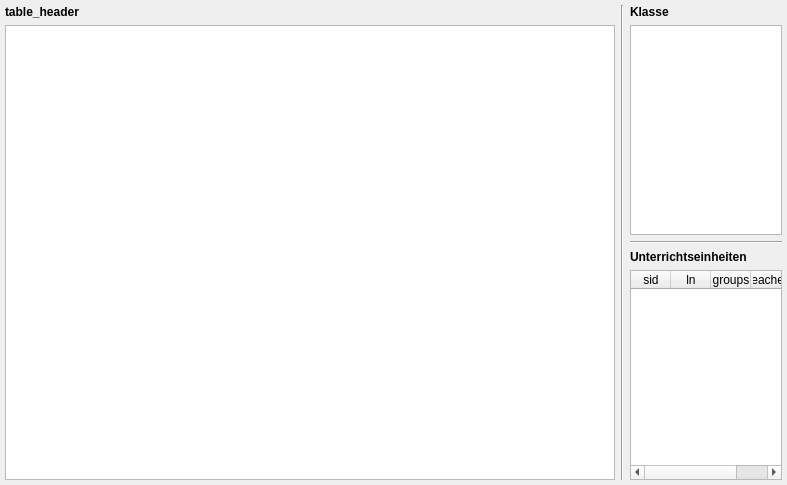
<?xml version="1.0" encoding="UTF-8"?>
<ui version="4.0">
 <class>CourseEditor</class>
 <widget class="QWidget" name="CourseEditor">
  <property name="geometry">
   <rect>
    <x>0</x>
    <y>0</y>
    <width>787</width>
    <height>485</height>
   </rect>
  </property>
  <property name="sizePolicy">
   <sizepolicy hsizetype="Preferred" vsizetype="MinimumExpanding">
    <horstretch>0</horstretch>
    <verstretch>0</verstretch>
   </sizepolicy>
  </property>
  <property name="minimumSize">
   <size>
    <width>0</width>
    <height>0</height>
   </size>
  </property>
  <property name="mouseTracking">
   <bool>false</bool>
  </property>
  <property name="windowTitle">
   <string>Stundenplanung</string>
  </property>
  <layout class="QHBoxLayout" name="horizontalLayout" stretch="4,0,1">
   <property name="leftMargin">
    <number>5</number>
   </property>
   <property name="topMargin">
    <number>5</number>
   </property>
   <property name="rightMargin">
    <number>5</number>
   </property>
   <property name="bottomMargin">
    <number>5</number>
   </property>
   <item>
    <layout class="QVBoxLayout" name="verticalLayout">
     <item>
      <widget class="QLabel" name="table_header">
       <property name="font">
        <font>
         <bold>true</bold>
        </font>
       </property>
       <property name="text">
        <string>table_header</string>
       </property>
      </widget>
     </item>
     <item>
      <widget class="GridViewRescaling" name="table_view"/>
     </item>
    </layout>
   </item>
   <item>
    <widget class="Line" name="line">
     <property name="orientation">
      <enum>Qt::Vertical</enum>
     </property>
    </widget>
   </item>
   <item>
    <widget class="QWidget" name="frame_r" native="true">
     <layout class="QVBoxLayout" name="verticalLayout_3">
      <property name="leftMargin">
       <number>0</number>
      </property>
      <property name="topMargin">
       <number>0</number>
      </property>
      <property name="rightMargin">
       <number>0</number>
      </property>
      <property name="bottomMargin">
       <number>0</number>
      </property>
      <item>
       <layout class="QVBoxLayout" name="verticalLayout_2">
        <item>
         <widget class="QLabel" name="label_6">
          <property name="font">
           <font>
            <bold>true</bold>
           </font>
          </property>
          <property name="text">
           <string>Klasse</string>
          </property>
         </widget>
        </item>
        <item>
         <widget class="QListWidget" name="class_list">
          <property name="minimumSize">
           <size>
            <width>0</width>
            <height>150</height>
           </size>
          </property>
          <property name="toolTip">
           <string>&lt;html&gt;&lt;head/&gt;&lt;body&gt;&lt;p&gt;Die „Verfügbarkeit“ der Klasse kann für jede Stunde angegeben werden. Mögliche Werte sind „-“ (steht definitiv nicht zur Verfügung) über 1, 2, 3, ... 9 bis „+“ (steht ohne Einschränkung zur Verfügung).&lt;/p&gt;&lt;/body&gt;&lt;/html&gt;</string>
          </property>
          <property name="editTriggers">
           <set>QAbstractItemView::NoEditTriggers</set>
          </property>
          <property name="selectionBehavior">
           <enum>QAbstractItemView::SelectItems</enum>
          </property>
         </widget>
        </item>
        <item>
         <widget class="Line" name="line_3">
          <property name="orientation">
           <enum>Qt::Horizontal</enum>
          </property>
         </widget>
        </item>
        <item>
         <widget class="QLabel" name="label">
          <property name="font">
           <font>
            <italic>false</italic>
            <bold>true</bold>
           </font>
          </property>
          <property name="text">
           <string>Unterrichtseinheiten</string>
          </property>
         </widget>
        </item>
        <item>
         <widget class="QTableWidget" name="lessons">
          <property name="editTriggers">
           <set>QAbstractItemView::NoEditTriggers</set>
          </property>
          <property name="selectionMode">
           <enum>QAbstractItemView::SingleSelection</enum>
          </property>
          <property name="selectionBehavior">
           <enum>QAbstractItemView::SelectRows</enum>
          </property>
          <property name="showGrid">
           <bool>false</bool>
          </property>
          <attribute name="horizontalHeaderVisible">
           <bool>true</bool>
          </attribute>
          <attribute name="horizontalHeaderMinimumSectionSize">
           <number>25</number>
          </attribute>
          <attribute name="horizontalHeaderDefaultSectionSize">
           <number>40</number>
          </attribute>
          <attribute name="verticalHeaderVisible">
           <bool>false</bool>
          </attribute>
          <column>
           <property name="text">
            <string>sid</string>
           </property>
          </column>
          <column>
           <property name="text">
            <string>ln</string>
           </property>
          </column>
          <column>
           <property name="text">
            <string>groups</string>
           </property>
          </column>
          <column>
           <property name="text">
            <string>teachers</string>
           </property>
          </column>
         </widget>
        </item>
       </layout>
      </item>
     </layout>
    </widget>
   </item>
  </layout>
 </widget>
 <customwidgets>
  <customwidget>
   <class>GridViewRescaling</class>
   <extends>QGraphicsView</extends>
   <header>ui.timetable_grid</header>
  </customwidget>
 </customwidgets>
 <resources/>
 <connections/>
</ui>
